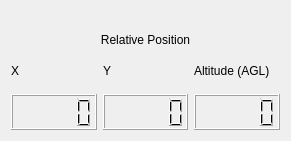
   <widget class="QWidget" name="verticalLayoutWidget_14">
    <property name="geometry">
     <rect>
      <x>350</x>
      <y>100</y>
      <width>291</width>
      <height>141</height>
     </rect>
    </property>
    <layout class="QVBoxLayout" name="GPSDataLayout_3">
     <item>
      <widget class="QLabel" name="GPSLabel_2">
       <property name="text">
        <string>Relative Position</string>
       </property>
       <property name="alignment">
        <set>Qt::AlignBottom|Qt::AlignHCenter</set>
       </property>
      </widget>
     </item>
     <item>
      <layout class="QHBoxLayout" name="GPSHLayout_2">
       <item>
        <widget class="QLabel" name="LatLabel_2">
         <property name="text">
          <string>X</string>
         </property>
        </widget>
       </item>
       <item>
        <widget class="QLabel" name="LongLabel_2">
         <property name="text">
          <string>Y</string>
         </property>
        </widget>
       </item>
       <item>
        <widget class="QLabel" name="AltLabel_2">
         <property name="text">
          <string>Altitude (AGL)</string>
         </property>
        </widget>
       </item>
      </layout>
     </item>
     <item>
      <layout class="QHBoxLayout" name="GPS_DISP_2">
       <item>
        <widget class="QLCDNumber" name="RelX_DISP"/>
       </item>
       <item>
        <widget class="QLCDNumber" name="RelY_DISP"/>
       </item>
       <item>
        <widget class="QLCDNumber" name="AGL_DISP"/>
       </item>
      </layout>
     </item>
    </layout>
   </widget>
